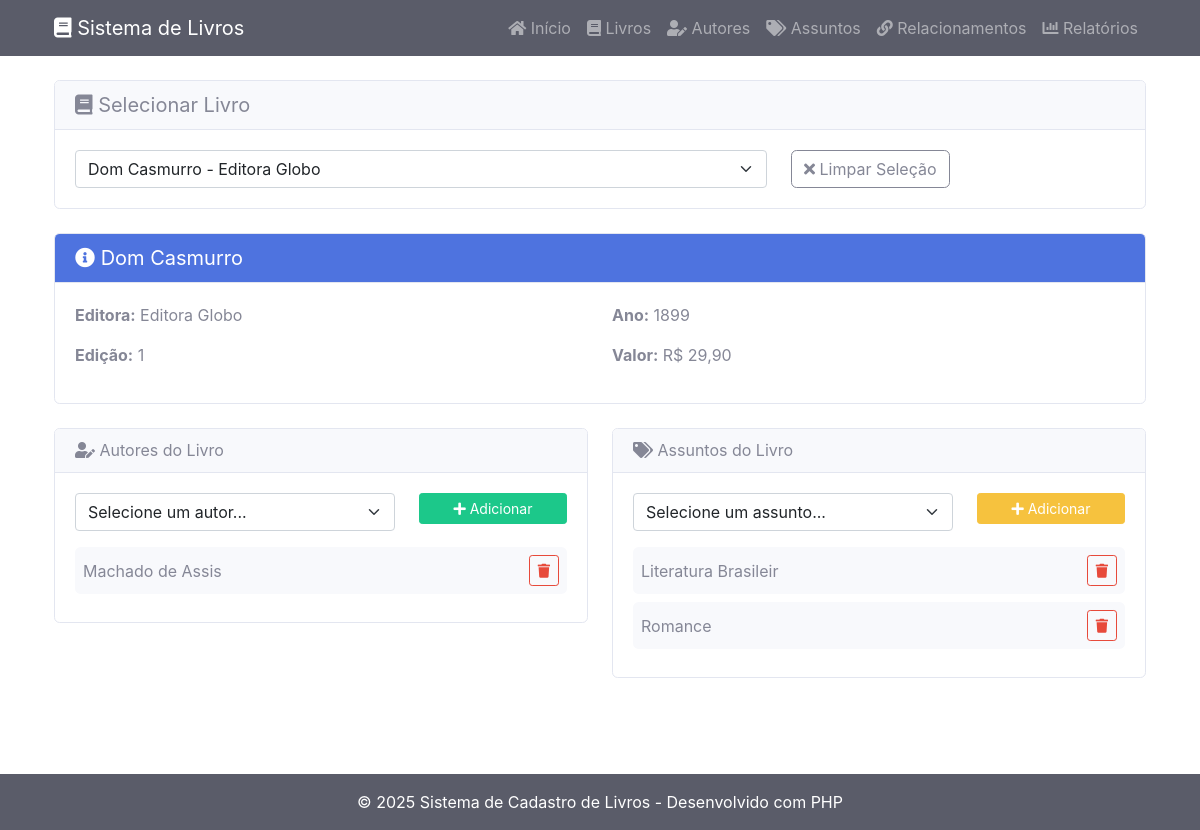
Before: /relacionamentos.php?livro=1 with the older database file.
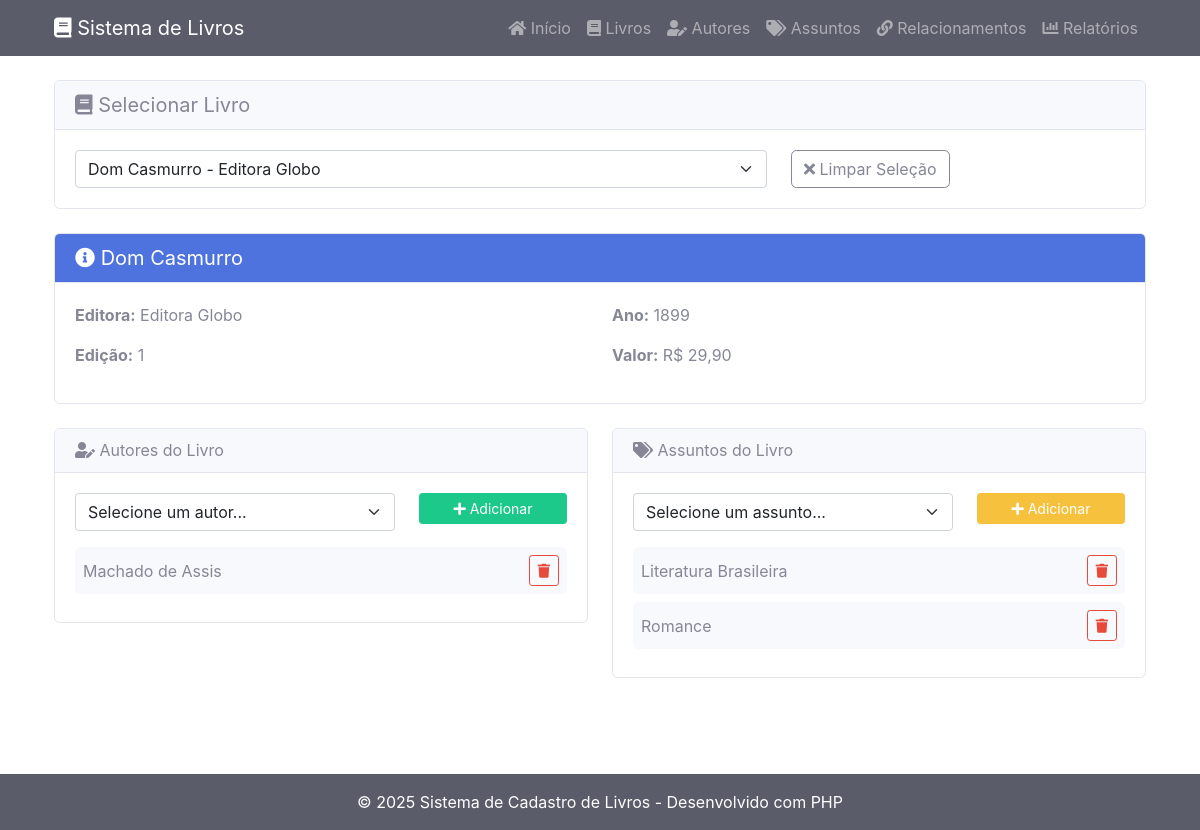
After: the same page with the newer database file.
### tables this page shows
CREATE TABLE assunto (
    codAs INT AUTO_INCREMENT PRIMARY KEY,
    Descricao VARCHAR(50) NOT NULL,
    INDEX idx_assunto_descricao (Descricao)
);

### conn.php (called while the page is built, shortened)
<?php
function executarQuery($pdo, $sql, $params = []) {
    try {
        $stmt = $pdo->prepare($sql);
        $stmt->execute($params);
        return $stmt;
    } catch (PDOException $e) {
        error_log("Erro na query: " . $e->getMessage() . " SQL: " . $sql);
        throw new Exception("Erro na operação do banco de dados. Detalhes: " . $e->getMessage());
    }
}
?>

### relacionamentos.php (the view, shortened to what the changed rows need)
<?php
require_once 'conn.php';
$assuntos = executarQuery($pdo, "SELECT * FROM assunto ORDER BY Descricao")->fetchAll();
$livro_selecionado = null;
$assuntos_livro = [];
if (isset($_GET['livro'])) {
    $codl = (int)$_GET['livro'];
    $sql_livro = "SELECT * FROM livro WHERE Codl = ?";
    $stmt_livro = executarQuery($pdo, $sql_livro, [$codl]);
    $livro_selecionado = $stmt_livro->fetch();
    if ($livro_selecionado) {
        $sql_assuntos = "SELECT s.* FROM assunto s
                         INNER JOIN livro_assunto las ON s.codAs = las.Assunto_codAs
                         WHERE las.Livro_Codl = ?
                         ORDER BY s.Descricao";
        $stmt_assuntos = executarQuery($pdo, $sql_assuntos, [$codl]);
        $assuntos_livro = $stmt_assuntos->fetchAll();
    }
}
?>
<!DOCTYPE html>
<html lang="pt-BR">
<head>
    <link href="https://cdn.jsdelivr.net/npm/bootstrap@5.1.3/dist/css/bootstrap.min.css" rel="stylesheet">
    <link href="css/sb-admin-2.css" rel="stylesheet">
    <link href="css/layout.css" rel="stylesheet">
    <link href="vendor/fontawesome-free/css/all.min.css" rel="stylesheet">
</head>
<body>
    <div class="container my-4 main-content">
        <div class="row">
            <?php if ($livro_selecionado): ?>
                <div class="col-lg-6 mb-4">
                    <div class="card">
                        <div class="card-body">
                            <?php if (empty($assuntos_livro)): ?>
                                <p class="text-muted">Nenhum assunto associado.</p>
                            <?php else: ?>
                                <?php foreach ($assuntos_livro as $assunto): ?>
                                    <div class="d-flex justify-content-between align-items-center mb-2 p-2 bg-light rounded">
                                        <span><?= htmlspecialchars($assunto['Descricao'] ?? '') ?></span>
                                        <form method="POST" style="display: inline;">
                                            <button type="submit" class="btn btn-outline-danger btn-sm"
                                                    onclick="return confirm('Remover este assunto do livro?')">
                                                <i class="fas fa-trash"></i>
                                            </button>
                                        </form>
                                    </div>
                                <?php endforeach; ?>
                            <?php endif; ?>
                        </div>
                    </div>
                </div>
            <?php endif; ?>
        </div>
    </div>
</body>
</html>

Changed rows visible on the page:
changed assunto: Descricao "Literatura Brasileir" → "Literatura Brasileira"
